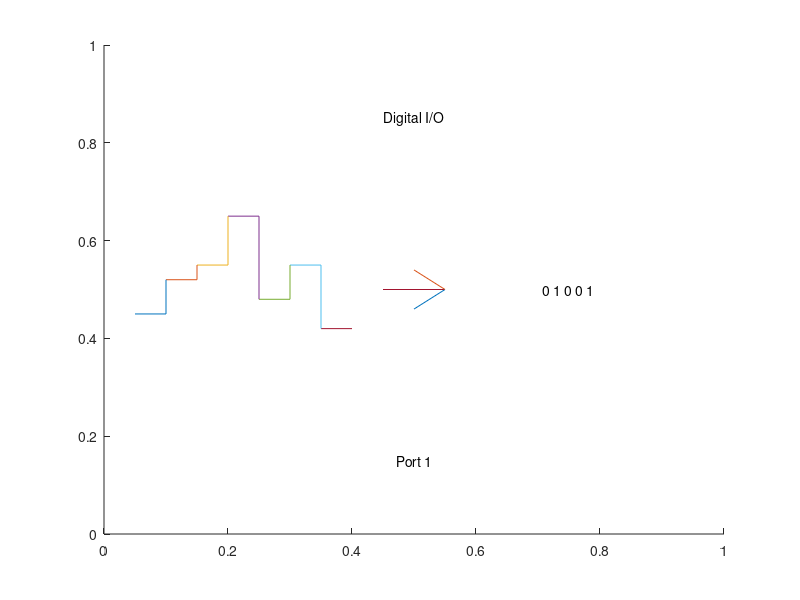

MATLAB code to generate this figure:
% ==========================================
% DAQ_Read_icon.m


% ==========================================
% Set up plot;
gca; cla;
axis([0 1 0 1]);
hold on;
set(gcf, 'position', [50 50 200 90]);

port = 1;

% ==========================================
% Begin:

text(0.5, 0.85, 'Digital I/O', 'HorizontalAlignment', 'center', 'VerticalAlignment', 'middle');

%plot([0.10 0.13 0.16 0.19 0.22 0.25 0.28; 0.13 0.16 0.19 0.22 0.25 0.28 0.31], [0.50 0.57 0.60 0.80 0.55 0.70 0.47; 0.50 0.57 0.60 0.80 0.55 0.70 0.47]);


% plot([0.10 0.13 0.16 0.19 0.22 0.25 0.28; 0.13 0.16 0.19 0.22 0.25 0.28 0.31]+0.05, [0.50 0.57 0.60 0.80 0.55 0.70 0.47; 0.50 0.57 0.60 0.80 0.55 0.70 0.47]-0.05);
% plot([0.13 0.16 0.19 0.22 0.25 0.28; 0.13 0.16 0.19 0.22 0.25 0.28]+0.05, [0.50 0.57 0.60 0.80 0.55 0.70; 0.57 0.60 0.80 0.55 0.70 0.47]-0.05);

plot([0.10 0.15 0.20 0.25 0.30 0.35 0.40; 0.15 0.20 0.25 0.30 0.35 0.40 0.45]-0.05, [0.50 0.57 0.60 0.70 0.53 0.60 0.47; 0.50 0.57 0.60 0.70 0.53 0.60 0.47]-0.05);
plot([0.15 0.20 0.25 0.30 0.35 0.40; 0.15 0.20 0.25 0.30 0.35 0.40]-0.05, [0.50 0.57 0.60 0.70 0.53 0.60; 0.57 0.60 0.70 0.53 0.60 0.47]-0.05);

plot([0.45 0.50 0.50; 0.55 0.55 0.55], [0.50 0.46 0.54; 0.50 0.50 0.50]);

text(0.75, 0.5, ['0 1 0 0 1'], 'HorizontalAlignment', 'center', 'VerticalAlignment', 'middle');

text(0.5, 0.15, ['Port ', num2str(port)], 'HorizontalAlignment', 'center', 'VerticalAlignment', 'middle');

% ==========================================
% End of file